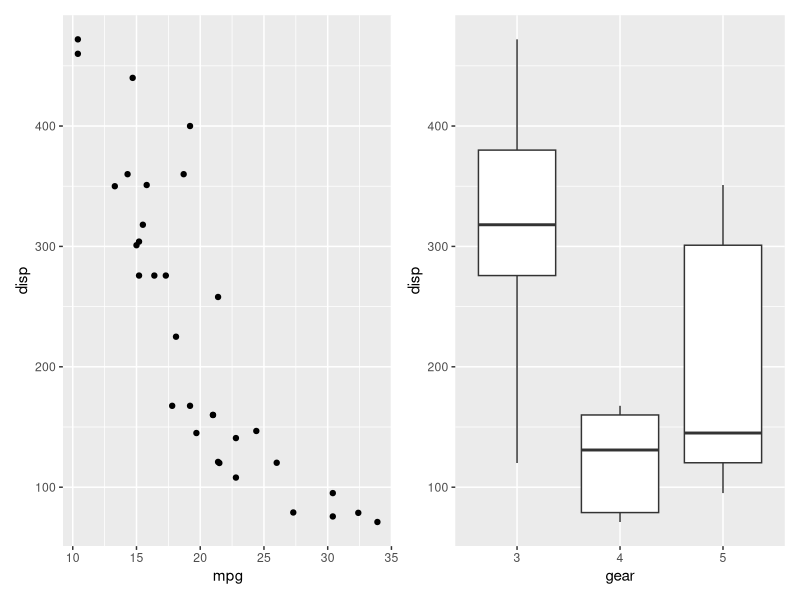
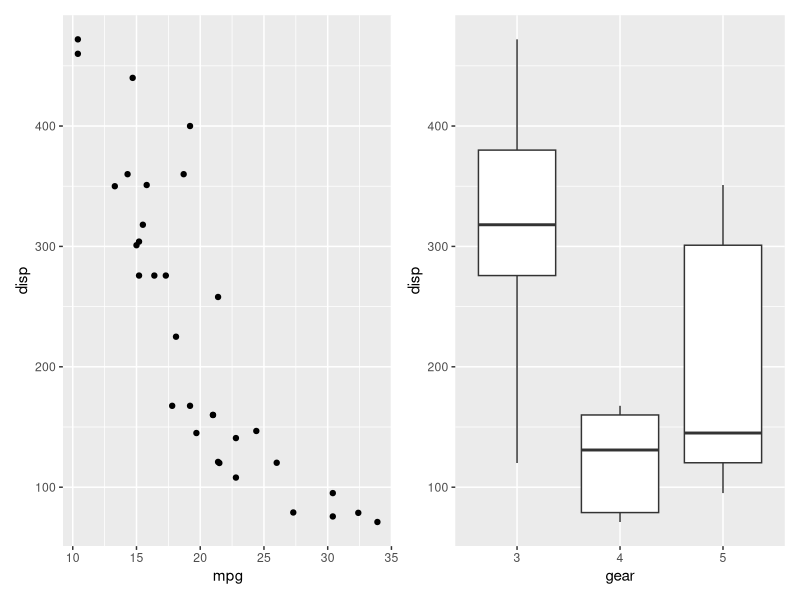
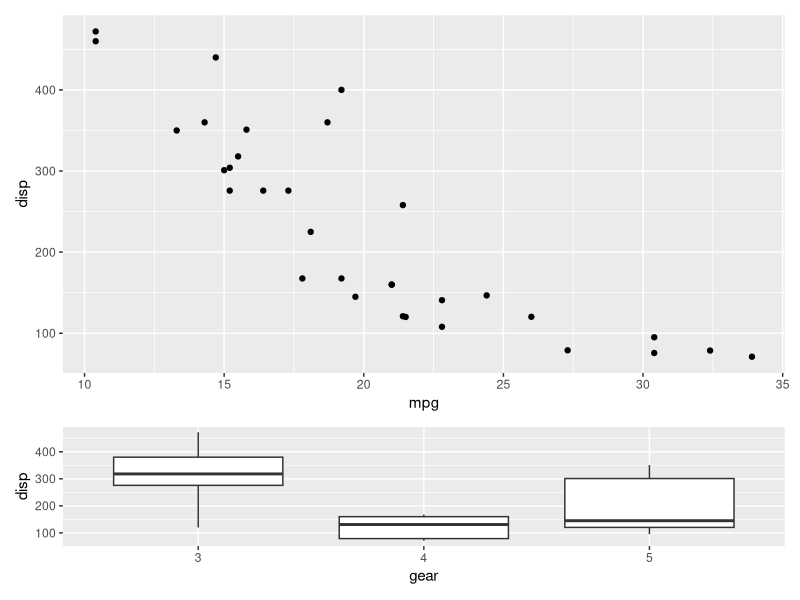
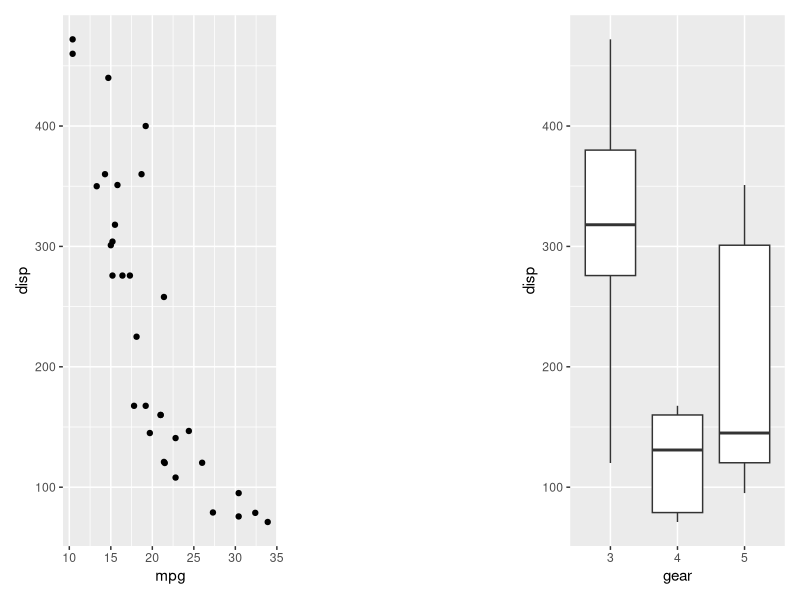
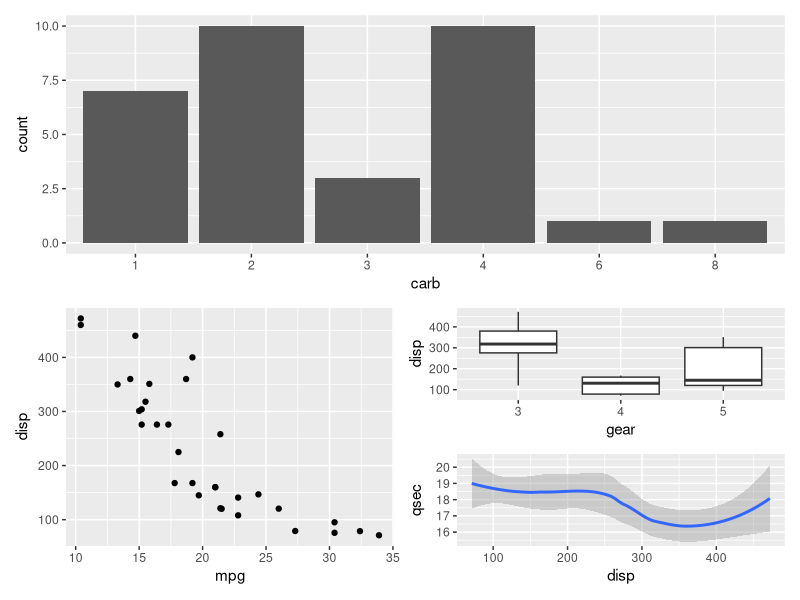
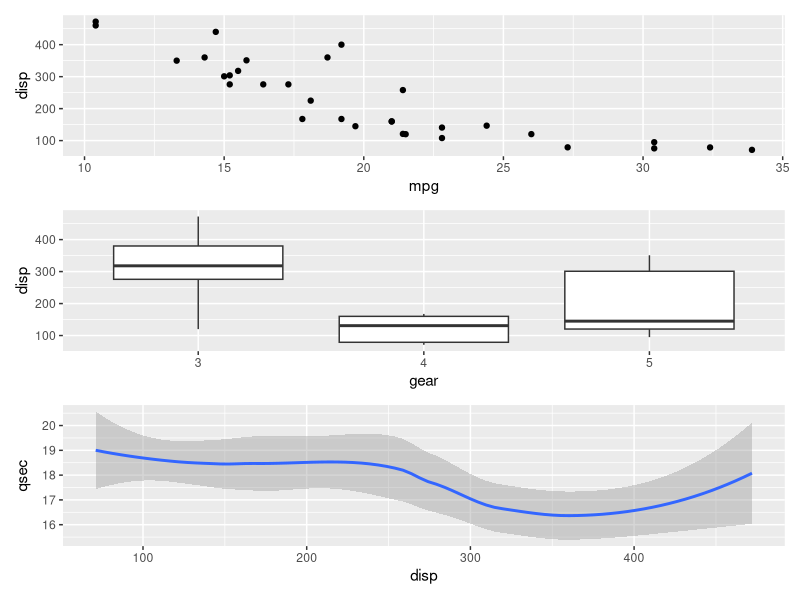
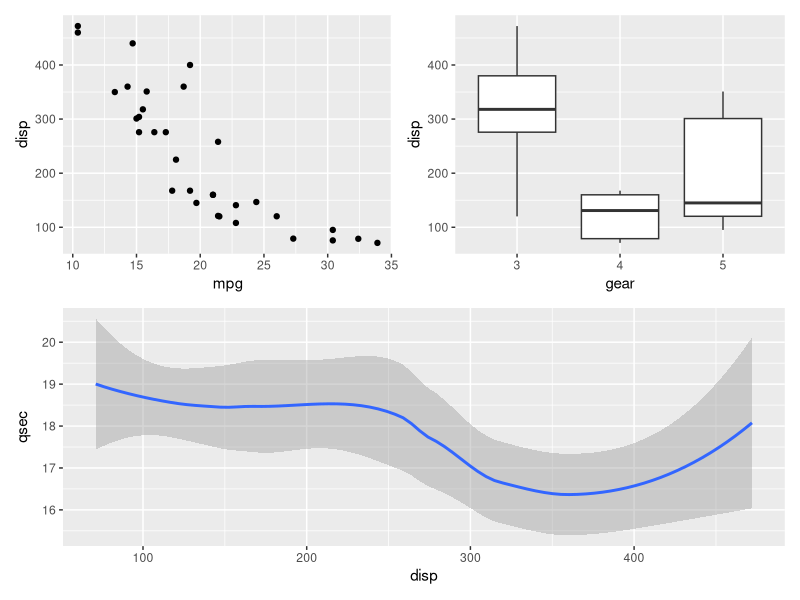
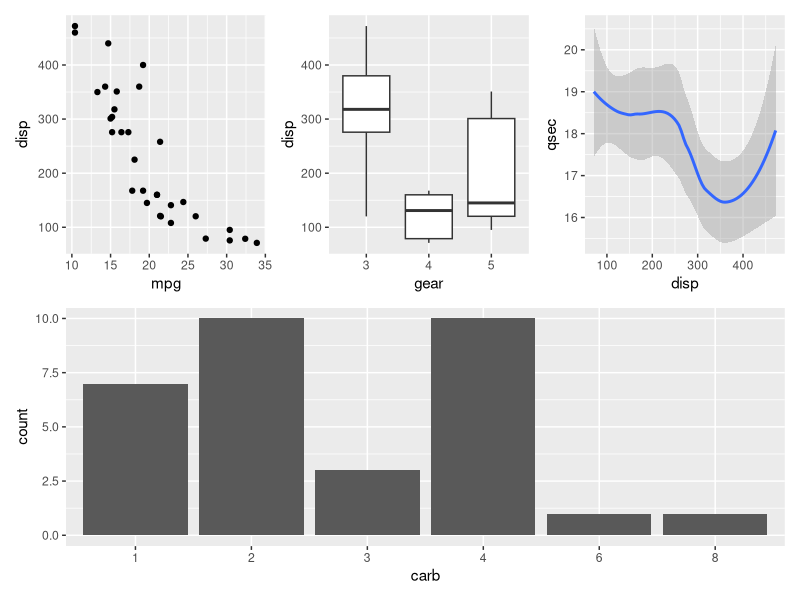

Source code (R) for these figures, in order:
## ---- chunk 1
knitr::opts_chunk$set(echo = TRUE, message = F, warning = F)
## ---- chunk 2
# install.packages("devtools")
# library(httr)
# set_config(config(ssl_verifypeer = 0L))
# devtools::install_github("tidyverse/rlang", build_vignettes = TRUE)
# devtools::install_github("tidyverse/ggplot2")
# devtools::install_github("thomasp85/patchwork")
## ---- chunk 3
library(ggplot2)
library(patchwork)
mtcars$gear <- as.factor(mtcars$gear) # added 20180117
mtcars$carb <- as.factor(mtcars$carb) # added 20180117
p1 <- ggplot(mtcars) + geom_point(aes(mpg, disp))
p2 <- ggplot(mtcars) + geom_boxplot(aes(gear, disp, group = gear))

p1 + p2

## ---- chunk 4

ggplot(mtcars) +
  geom_point(aes(mpg, disp)) +
  ggplot(mtcars) + 
  geom_boxplot(aes(gear, disp, group = gear))
## ---- chunk 5
p1 + p2 + plot_layout(ncol = 1, heights = c(3, 1))
## ---- chunk 6
p1 + plot_spacer() + p2
## ---- chunk 7
p3 <- ggplot(mtcars) + geom_smooth(aes(disp, qsec))
p4 <- ggplot(mtcars) + geom_bar(aes(carb))

p4 + {
  p1 + {
    p2 +
      p3 +
      plot_layout(ncol = 1)
  }
} +
  plot_layout(ncol = 1)
## ---- chunk 8
p1 + p2 + p3 + plot_layout(ncol = 1)
## ---- chunk 9
p1 + p2 - p3 + plot_layout(ncol = 1)
## ---- chunk 10
(p1 | p2 | p3) /
      p4
## ---- chunk 11
(p1 + (p2 + p3) + p4 + plot_layout(ncol = 1)) * theme_bw()
## ---- chunk 12
p1 + (p2 + p3) + p4 + plot_layout(ncol = 1) & theme_bw()
